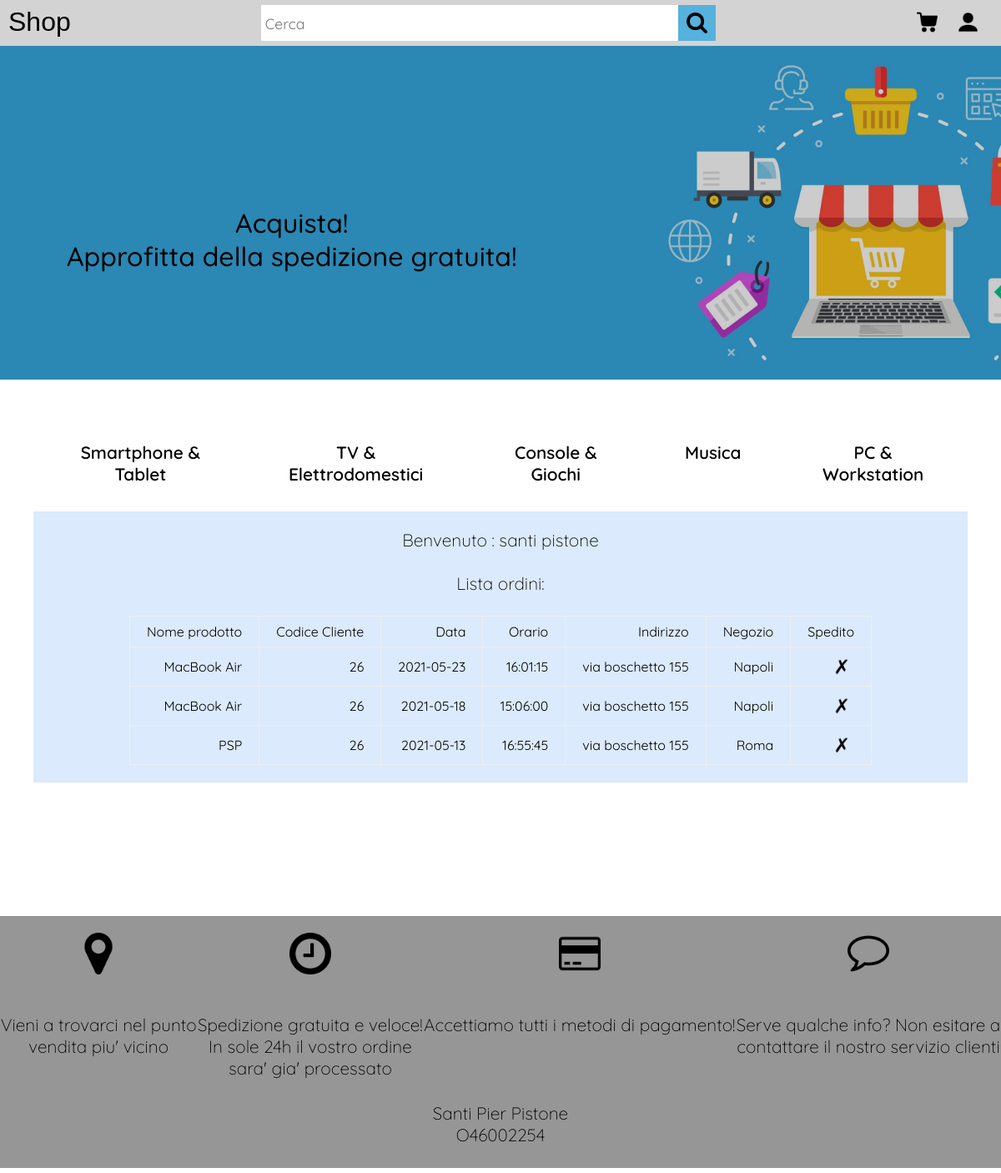
Page /home.php?page=user (signed in) on the committed database.
### tables this page shows
CREATE TABLE IF NOT EXISTS `ordini` (
  `codice_neg` int(11) NOT NULL,
  `codice_prodotto` int(11) NOT NULL,
  `codice_cliente` int(11) NOT NULL,
  `stock` int(11) DEFAULT NULL,
  `data_` date DEFAULT NULL,
  `orario` time DEFAULT NULL,
  `indirizzo_sped` varchar(255) DEFAULT NULL,
  `cf` varchar(20) DEFAULT NULL,
  `spedito` tinyint(4) NOT NULL DEFAULT 0,
  KEY `new_c` (`codice_cliente`),
  KEY `new_p` (`codice_prodotto`),
  KEY `new_n` (`codice_neg`),
  CONSTRAINT `ordini_ibfk_1` FOREIGN KEY (`codice_prodotto`) REFERENCES `prodotto` (`codice`) ON DELETE CASCADE,
  CONSTRAINT `ordini_ibfk_2` FOREIGN KEY (`codice_cliente`) REFERENCES `account` (`id`),
  CONSTRAINT `ordini_ibfk_3` FOREIGN KEY (`codice_neg`) REFERENCES `negozio` (`codice`)
);

CREATE TABLE IF NOT EXISTS `prodotto` (
  `codice` int(11) NOT NULL AUTO_INCREMENT,
  `codice_rep` int(11) NOT NULL,
  `image` varchar(50) NOT NULL DEFAULT '',
  `nome` varchar(50) NOT NULL DEFAULT '',
  `descrizione` varchar(2500) DEFAULT NULL,
  `prezzo` float DEFAULT NULL,
  `stock` int(11) unsigned DEFAULT NULL,
  `codice_m` varchar(50) NOT NULL,
  `home` int(11) NOT NULL DEFAULT 0,
  `hidden` int(11) NOT NULL DEFAULT 0,
  PRIMARY KEY (`codice`),
  KEY `new_maga` (`codice_m`),
  CONSTRAINT `prodotto_ibfk_1` FOREIGN KEY (`codice_m`) REFERENCES `magazzino` (`sede`) ON DELETE CASCADE
);

CREATE TABLE IF NOT EXISTS `negozio` (
  `codice` int(11) NOT NULL AUTO_INCREMENT,
  `codice_m` varchar(50) NOT NULL,
  `nome` varchar(30) DEFAULT NULL,
  `indirizzo` varchar(50) DEFAULT NULL,
  `fatturato` int(11) DEFAULT NULL,
  `n_commessi` int(11) DEFAULT 0,
  PRIMARY KEY (`codice`),
  KEY `new_m` (`codice_m`),
  CONSTRAINT `negozio_ibfk_1` FOREIGN KEY (`codice_m`) REFERENCES `magazzino` (`sede`)
);

### script/user.php (the view, shortened to what this page needs)
<?php
    function getOrderClient($conn, $id) {
        $q1 = "SELECT ordini.codice_prodotto, ordini.spedito, ordini.codice_cliente, ordini.data_, ordini.orario, ordini.indirizzo_sped, negozio.codice_m FROM ordini, negozio WHERE ordini.codice_cliente = '".$id."' AND ordini.codice_neg = negozio.codice ORDER BY data_ DESC, orario DESC LIMIT 5";
        $g = mysqli_query($conn, $q1);
        if (mysqli_num_rows($g) > 0) {
            echo "<table>";
            echo "<tr><td>Nome prodotto</td><td>Codice Cliente</td><td>Data</td><td>Orario</td><td>Indirizzo</td><td>Negozio</td><td>Spedito</td></tr>";
            while($x = mysqli_fetch_object($g)){
                $q1 = "SELECT prodotto.nome FROM prodotto WHERE prodotto.codice = '".$x->codice_prodotto."'";
                $j = mysqli_query($conn, $q1);
                $j1 = mysqli_fetch_object($j);
                if ($x->spedito == '1') {
                    $img = "<img src='img/ok.png' style='height: 20px; margin-right: 5px;'>";
                }else
                $img = "<img src='img/no.png' style='height: 30px;'>";
                echo "<tr><td>".$j1->nome."</td><td>".$x->codice_cliente."</td><td>".$x->data_."</td><td>".$x->orario."</td><td>".$x->indirizzo_sped."</td><td>".$x->codice_m."</td><td>".$img."</td></tr>";
            }
            echo "</table>";
        } else {
            echo "<p>Nessun ordine presente! <br>Inizia ad acquistare presso il nostro sito web!</p>";
        }
    }
?>

### rows in the picture
ordini: codice_prodotto.nome "MacBook Air", codice_cliente "26", data_ "2021-05-23", orario "16:01:15", indirizzo_sped "via boschetto 155", codice_neg.codice_m "Napoli", spedito 0 (drawn)
ordini: codice_prodotto.nome "MacBook Air", codice_cliente "26", data_ "2021-05-18", orario "15:06:00", indirizzo_sped "via boschetto 155", codice_neg.codice_m "Napoli", spedito 0 (drawn)
ordini: codice_prodotto.nome "PSP", codice_cliente "26", data_ "2021-05-13", orario "16:55:45", indirizzo_sped "via boschetto 155", codice_neg.codice_m "Roma", spedito 0 (drawn)

### other values in the picture
$_SESSION['name'] "santi pistone"
